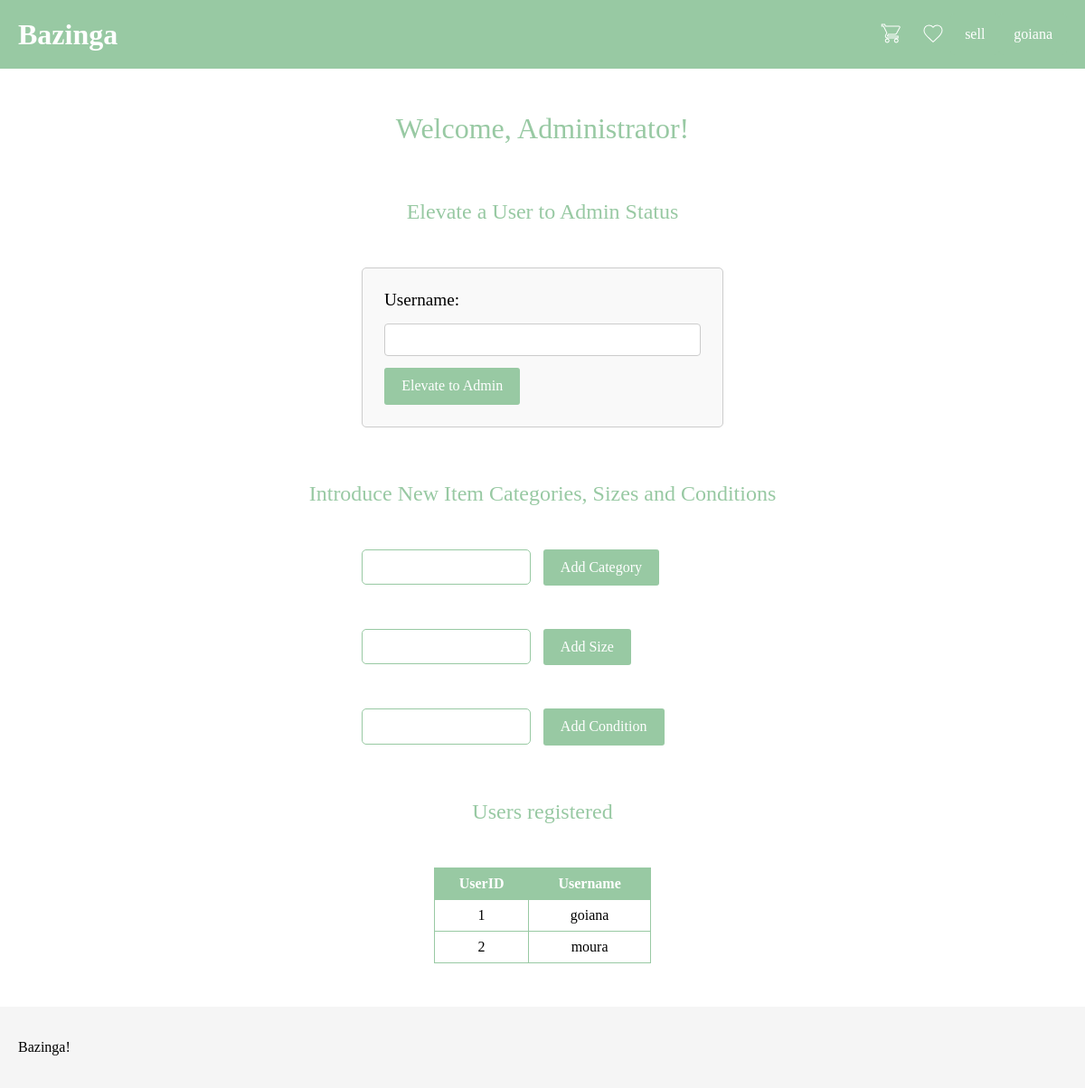
/admin.php (signed in), run on the app's committed database.
### tables this page shows
CREATE TABLE users (
   userID INTEGER PRIMARY KEY,
   username VARCHAR unique,  
   password VARCHAR,              
   email VARCHAR,
   fullName VARCHAR,
   paymentMethodPassword VARCHAR,
   admim BOOLEAN,
   avatar VARCHAR
);

### admin.php (called while the page is built, shortened)
<?php
    require_once('database/user.php');
    require_once('templates/admin.tl.php');
    require_once('templates/footer.tl.php');
    require_once('templates/header.tl.php');
    printAdminSection();
?>

### database/user.php (called while the page is built, shortened)
<?php
   function getAllUsersRegistered(){
      $db = getDatabaseConnection();
      $stmt = $db->prepare(
         "SELECT username, userID FROM users ORDER BY userID"
      );
      $stmt->execute();
      $users = $stmt->fetchAll();
      return $users;
   }
?>

### templates/admin.tl.php (the view)
<?php
   require_once('database/user.php');
   function printAdminSection(){
?>
    <h1 class="admin-title">Welcome, Administrator!</h1>
    <h2 class="admin-subtitle">Elevate a User to Admin Status</h2>
    <form id="elevateUserForm" action="../actions/elevate_user.php" method="POST">
        <label for="username">Username:</label>
        <input type="text" id="username" name="username" required>
        <button type="submit">Elevate to Admin</button>
    </form>
    <h2 class="admin-subtitle">Introduce New Item Categories, Sizes and Conditions</h2>
    <form id="addNewCategoryForm" action="../actions/add_category.php" method="POST">
        <input type="text" id="category" name="category" required>
        <button type="submit">Add Category</button>
    </form>
    <form id="addNewSizeForm" action="../actions/add_size.php" method="POST">
        <input type="text" id="size" name="size" required>
        <button type="submit">Add Size</button>
    </form>
    <form id="addNewConditionForm" action="../actions/add_condition.php" method="POST">
        <input type="text" id="condition" name="condition" required>
        <button type="submit">Add Condition</button>
    </form>
    <h2 class="admin-subtitle">Users registered</h2>
    <table>
        <tr>
            <th>UserID</th>
            <th>Username</th>
        </tr>
        <?php
            $usersRegistered = getAllUsersRegistered();
            foreach($usersRegistered as $user){
            ?>
            <tr>
                <td><?= $user['userID']; ?></td>
                <td><?= $user['username']; ?></td>
            </tr>
            <?php
            }
        ?>
    </table>
    <?php
   }
?>

### css/navbar.css (style rules this page uses)
body { margin: 0; font-family: Arial, sans-serif; }

### css/landing.css (style rules this page uses)
* { font-family: Georgia, 'Times New Roman', Times, serif }

### css/wishlist.css (style rules this page uses)
* { font-family: Georgia, 'Times New Roman', Times, serif }

### css/admin.css (style rules this page uses)
.admin-title { text-align: center; margin-top: 1.5em; color: #98C9A3; font-weight: 200; }
.admin-subtitle { text-align: center; margin-top: 2.5em; color: #98C9A3; font-weight: 200; }
#elevateUserForm { border: 1px solid #ccc; padding: 1.5em; border-radius: 5px; background-color: #f9f9f9; max-width: 25em; margin: 3em auto; }
#elevateUserForm label { display: block; margin-bottom: 0.8em; font-size: 1.2em; }
#elevateUserForm input[type="text"] { width: 100%; padding: 0.5em; margin-bottom: 0.8em; border: 1px solid #ccc; border-radius: 4px; box-sizing: border-box; font-size: 1em; }
#elevateUserForm button, #addNewCategoryForm button, #addNewSizeForm button, #addNewConditionForm button { background-color: #98C9A3; font-size: 1em; color: white; padding: 0.7em 1.2em; border: none; border-radius: 3px; cursor: pointer; }
#addNewCategoryForm, #addNewSizeForm, #addNewConditionForm { margin: 3em auto; max-width: 25em; }
#addNewCategoryForm input[type="text"], #addNewSizeForm input[type="text"], #addNewConditionForm input[type="text"] { padding: 0.8em; margin: 0 1em 0 0; border: 1px solid #98C9A3; border-radius: 5px; box-sizing: border-box; float: left; }
table { margin: 3em auto; border-collapse: collapse; width: 20%; }
th, td { border: 1px solid #98C9A3; padding: 8px; text-align: center; }
th { background-color: #98C9A3; color: white; }

### css/cart.css (style rules this page uses)
* { box-sizing:border-box }
* { font-family: Georgia, 'Times New Roman', Times, serif }

### data on the page
users: userID "1", username "goiana"
users: userID "2", username "moura"

### other printed values
$_SESSION['username'] "goiana"
